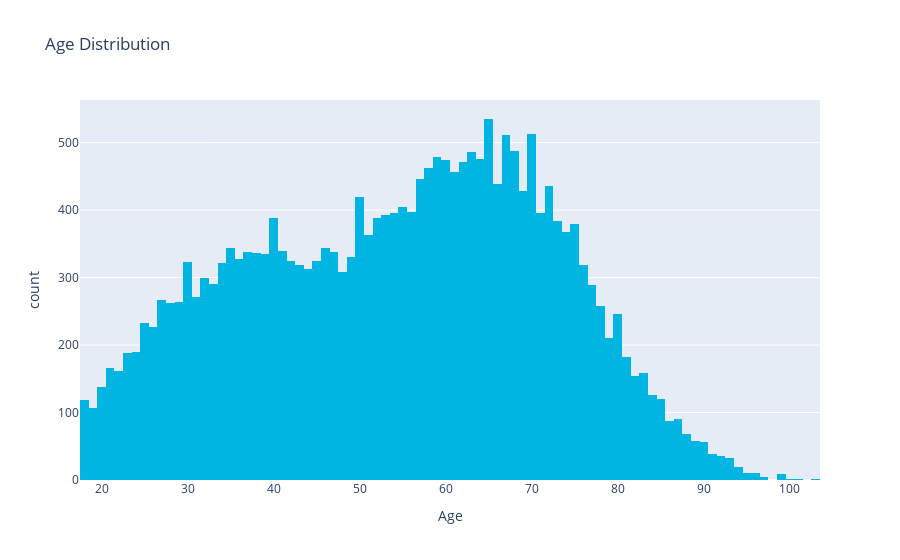

The code cell stored with this chart in its notebook:
### Code cell
fig = px.histogram(
    df_age_clean["AGE"].astype(float), 
    x = "AGE", 
    title = "Age Distribution",
    color_discrete_sequence=['#00b5e1']
)
fig.update_xaxes(title="Age").show()

### Figure 1 — Plotly figure (JSON) as saved in the notebook; plotly's stock layout.template omitted (floating-point values rounded to 4 significant figures; data arrays with more than 128 entries replaced by an {"elided": "..."} marker saying what was removed)
{"data": [{"alignmentgroup": "True", "bingroup": "x", "hovertemplate": "AGE=%{x}<br>count=%{y}<extra></extra>", "legendgroup": "", "marker": {"color": "#00b5e1", "pattern": {"shape": ""}}, "name": "", "offsetgroup": "", "orientation": "v", "showlegend": false, "type": "histogram", "x": {"elided": "22809 int values"}, "xaxis": "x", "yaxis": "y"}], "layout": {"autosize": true, "barmode": "relative", "legend": {"tracegroupgap": 0}, "title": {"text": "Age Distribution"}, "xaxis": {"anchor": "y", "autorange": true, "domain": [0, 1], "range": [17.5, 103.5], "title": {"text": "Age"}, "type": "linear"}, "yaxis": {"anchor": "x", "autorange": true, "domain": [0, 1], "range": [0, 563.2], "title": {"text": "count"}}}}
